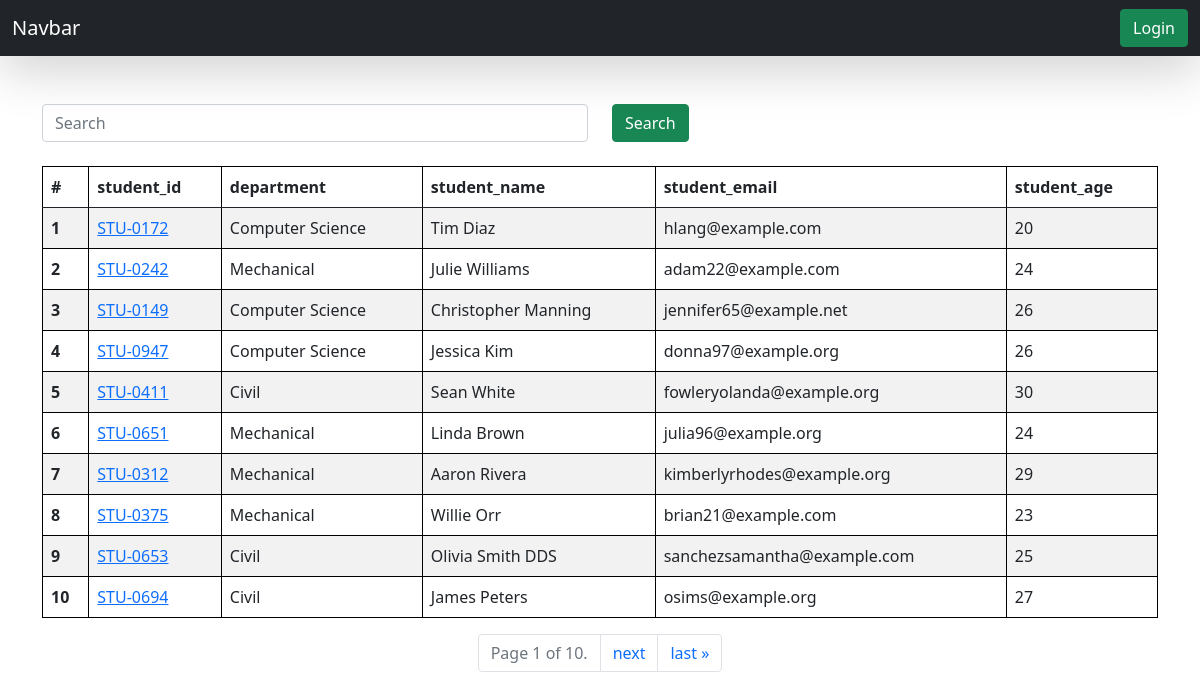
/students/, run on an earlier commit of the app's database.
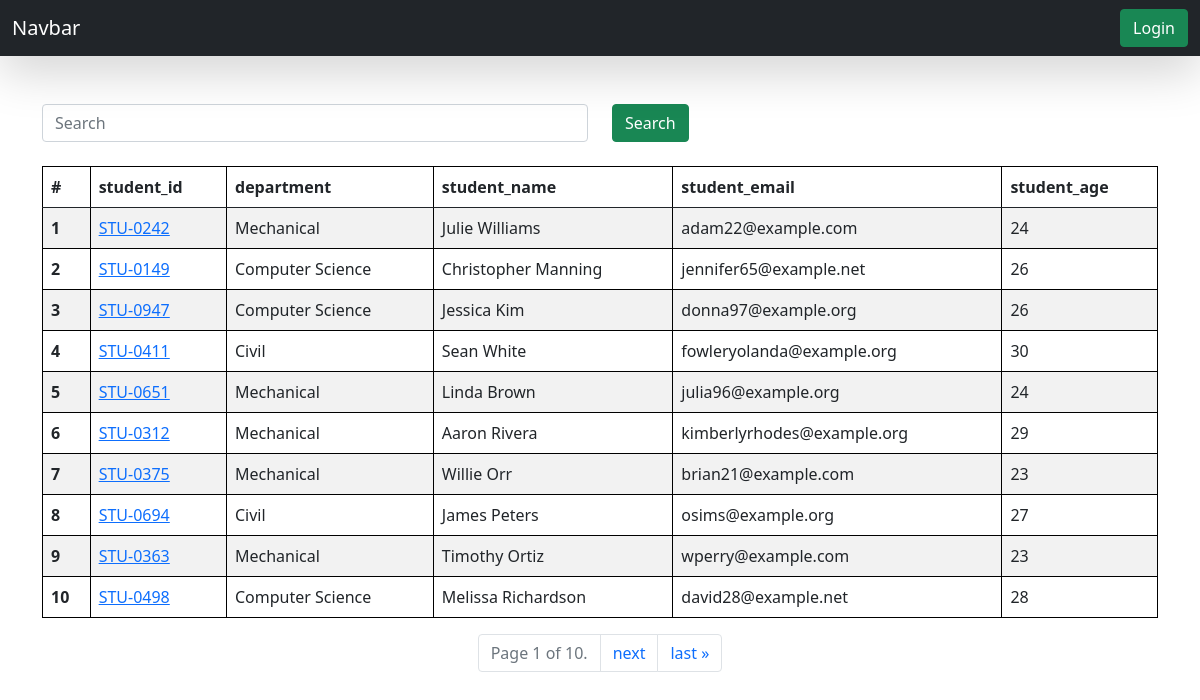
And on a later commit of the database.
### reportcard/models.py (models this page shows, shortened)
class Student(models.Model):
    department = models.ForeignKey(Department, related_name="depart", on_delete=models.CASCADE)
    student_id = models.OneToOneField(StudentID, related_name="studentid", on_delete=models.SET_NULL, null=True)
    student_name = models.CharField(max_length=100)
    student_email = models.EmailField(unique=True)
    student_age = models.IntegerField(default=18)
    student_address = models.TextField()

class StudentID(models.Model):
    student_id = models.CharField(max_length=100)
    def __str__(self) -> str:
        return self.student_id

class Department(models.Model):
    department = models.CharField(max_length=100)
    def __str__(self) -> str:
        return self.department
    class Meta:
        ordering = ['department']

### reportcard/views.py (the view, shortened to what this page needs)
# urls.py: path('students/', get_students, name="get_students"),
def get_students(request):
    queryset = Student.objects.all()
    paginator = Paginator(queryset, 10)
    page_number = request.GET.get("page", 1)
    page_obj = paginator.get_page(page_number)
    print(page_obj)
    return render(request, 'report/students.html', {'queryset' : page_obj})

### reportcard/templates/report/students.html (shortened to what this page needs)
{% extends "base.html" %} {% block start %}
<div class="container mt-5">
  <form class="mb-4">
    <div class="row">
      <div class="col-md-6">
        <input class="form-control" name="Search" placeholder="Search" />
      </div>
      <div class="col-md-6">
        <button class="btn btn-success">Search</button>
      </div>
    </div>
  </form>
  <table class="table table-striped">
    <thead>
      <tr>
        <th scope="col">#</th>
        <th scope="col">student_id</th>
        <th scope="col">department</th>
        <th scope="col">student_name</th>
        <th scope="col">student_email</th>
        <th scope="col">student_age</th>
      </tr>
    </thead>
    <tbody>
      {% for student in queryset %}
      <tr>
        <th scope="row">
          {{forloop.counter|add:queryset.start_index|add:"-1"}}
        </th>
        <td>
          <a href="{% url 'see_marks' student.student_id %}"
            >{{student.student_id}}</a
          >
        </td>
        <td>{{student.department}}</td>
        <td>{{student.student_name}}</td>
        <td>{{student.student_email}}</td>
        <td>{{student.student_age}}</td>
      </tr>
      {% endfor %}
    </tbody>
  </table>
  <nav aria-label="Page navigation example">
    <ul class="pagination justify-content-center">
      <li class="page-item disabled">
        <a class="page-link"
          >Page {{ queryset.number }} of {{ queryset.paginator.num_pages }}.</a
        >
      </li>
      {% if queryset.has_next %}
      <li class="page-item">
        <a class="page-link" href="?page={{ queryset.next_page_number }}"
          >next</a
        >
      </li>
      <li class="page-item">
        <a class="page-link" href="?page={{ queryset.paginator.num_pages }}"
          >last »</a
        >
      </li>
      {% endif %}
    </ul>
  </nav>
</div>
{% endblock %}

### reportcard/templates/base.html (shortened to what this page needs)
<!DOCTYPE html>
<html lang="en">
  <head>
    <link
      href="https://cdn.jsdelivr.net/npm/bootstrap@5.0.2/dist/css/bootstrap.min.css"
      rel="stylesheet"
    />
  </head>
  <body>
    <nav class="navbar navbar-dark bg-dark shadow-lg">
      <div class="container-fluid">
        <a class="navbar-brand">Navbar</a>
        <form class="d-flex">
          {% if request.user.is_authenticated %}
          <a href="/logout/" class="btn btn-success" type="submit">Logout</a>
          {% else %}
          <a href="/login/" class="btn btn-success" type="submit">Login</a>
          {% endif %}
        </form>
      </div>
    </nav>
    {% block start %} {% endblock %}
  </body>
</html>

### reportcard/templates/base.html (style rules this page uses)
table, th, td { border: 1px solid black; }

What changed in the data, as far as the page shows it:
removed Student: student_id "STU-0172", department "Computer Science", student_name "Tim Diaz", student_email "hlang@example.com", student_age "20"
removed Student: student_id "STU-0653", department "Civil", student_name "Olivia Smith DDS", student_email "sanchezsamantha@example.com", student_age "25"
now on this page (row unchanged): Student: student_id "STU-0363", department "Mechanical", student_name "Timothy Ortiz", student_email "wperry@example.com", student_age "23"
now on this page (row unchanged): Student: student_id "STU-0498", department "Computer Science", student_name "Melissa Richardson", student_email "david28@example.net", student_age "28"
